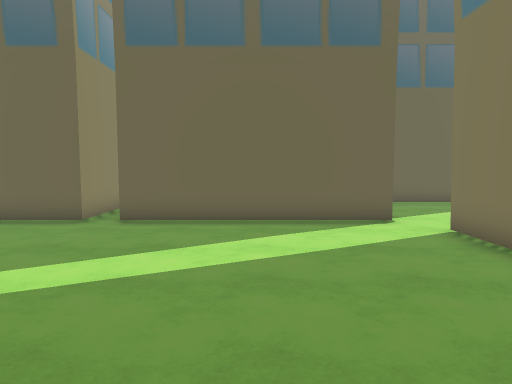
[1] (above)

24 first-person views from a walk through a scene from a Unity 3-D project. The camera is 1.5 m above the floor, tilts 4° down and sees 70° across. The floor is counted in squares, 1 m on a side. Each view is taken from the middle of a square. On the plan, view 1 faces up. The plan holds only what a view shows up to about 16 squares ahead; the rest is blank. The place goes on beyond the plan.

[2]
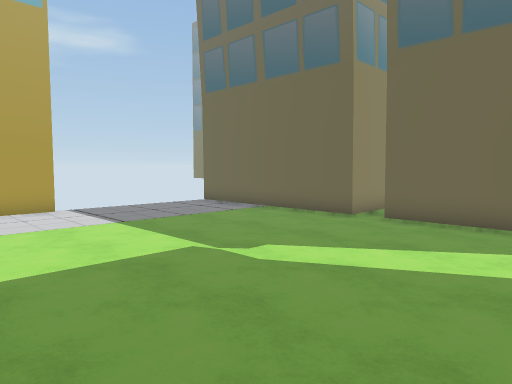

[3]
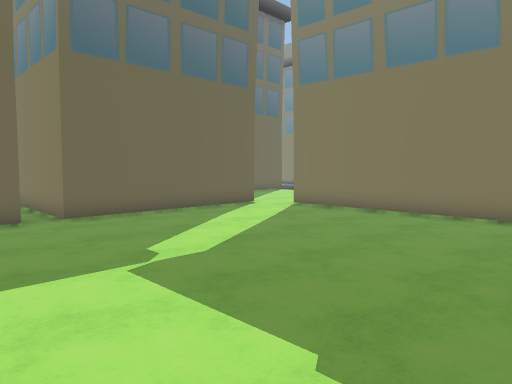

[4]
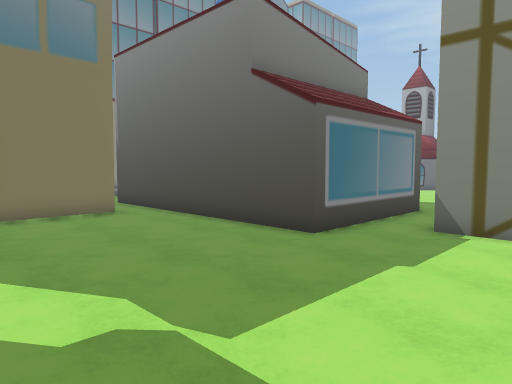

[5]
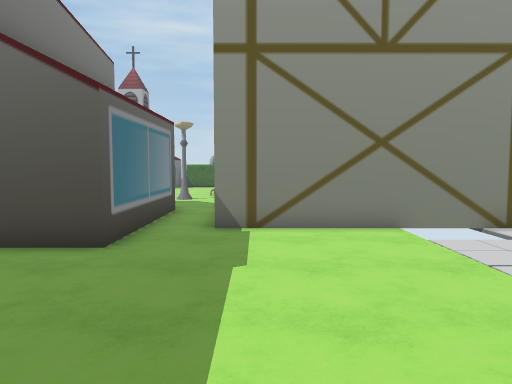

[6]
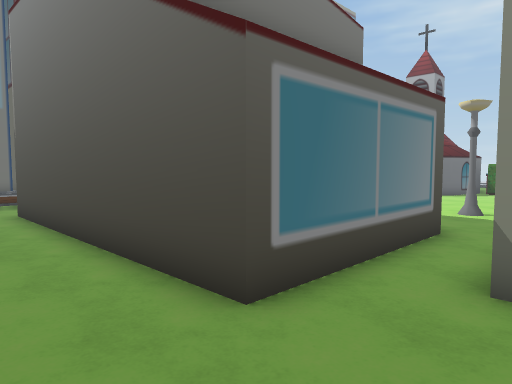

[7]
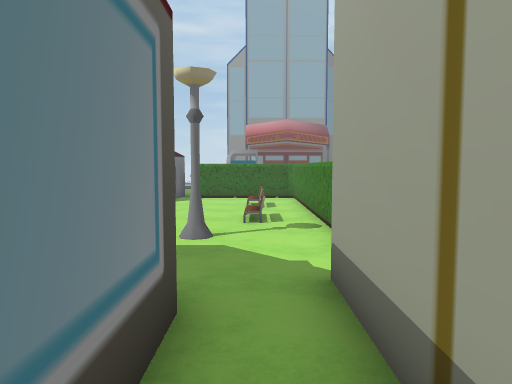

[8]
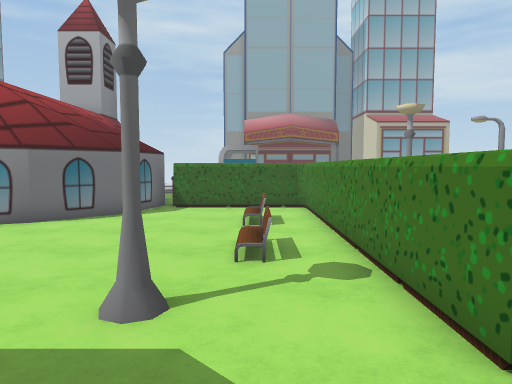

[9]
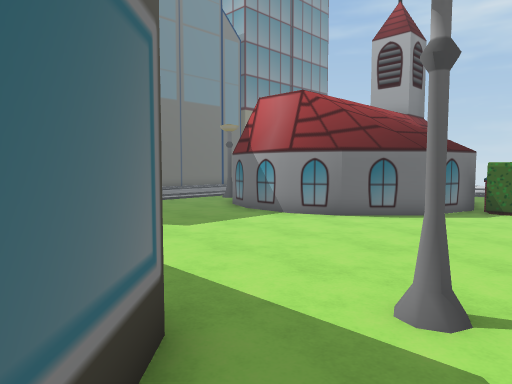

[10]
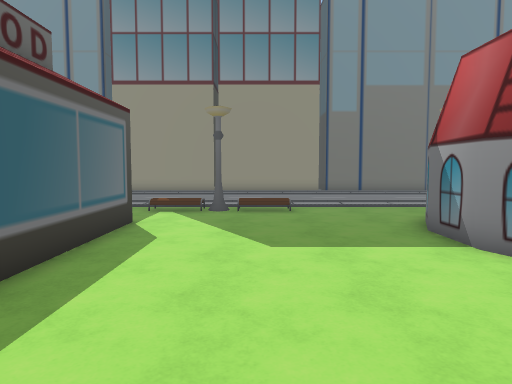

[11]
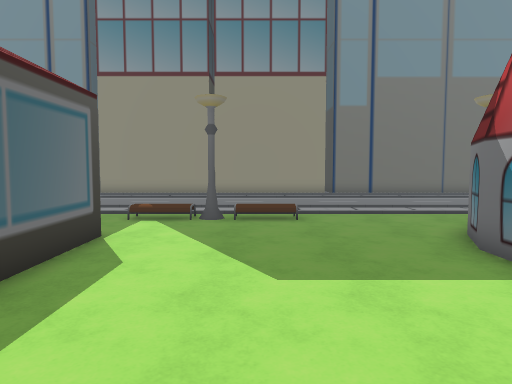

[12]
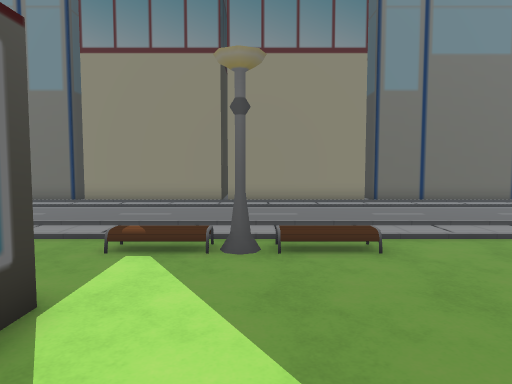

[13]
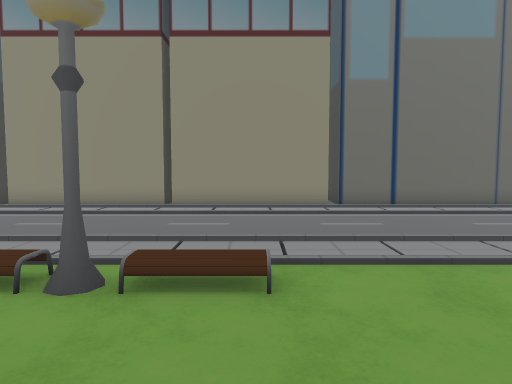

[14]
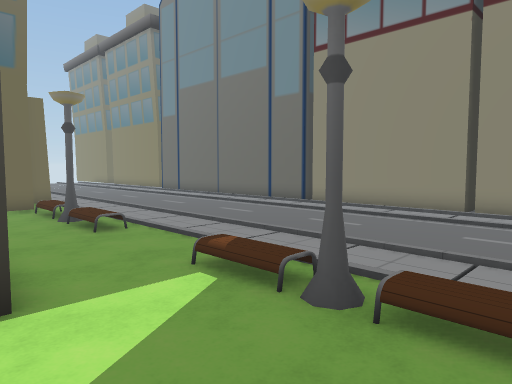

[15]
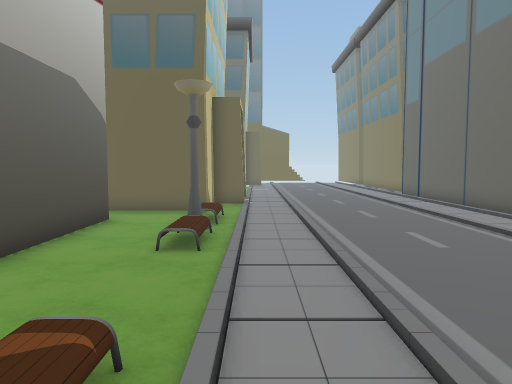

[16]
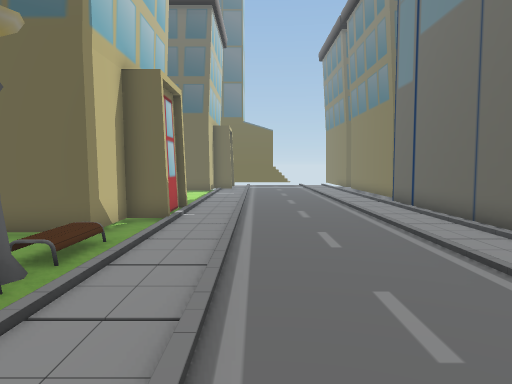

[17]
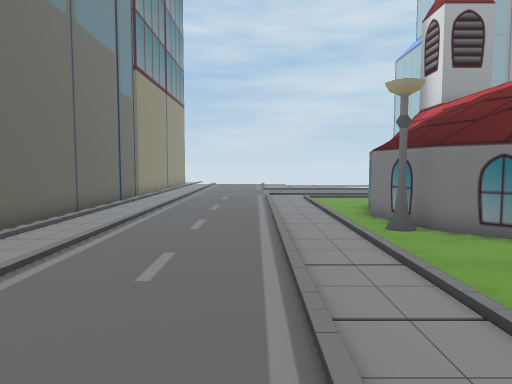

[18]
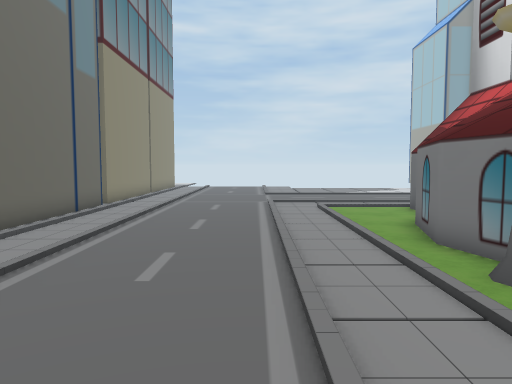

[19]
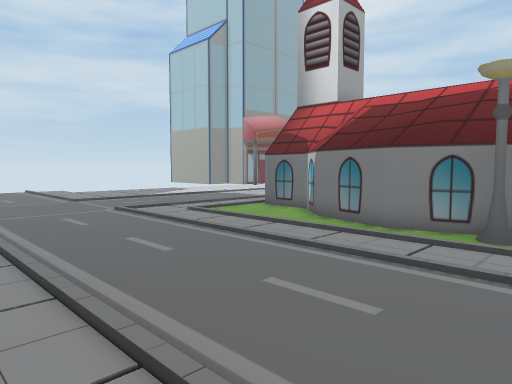

[20]
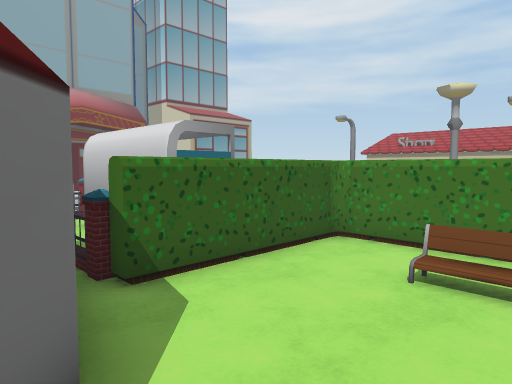

[21]
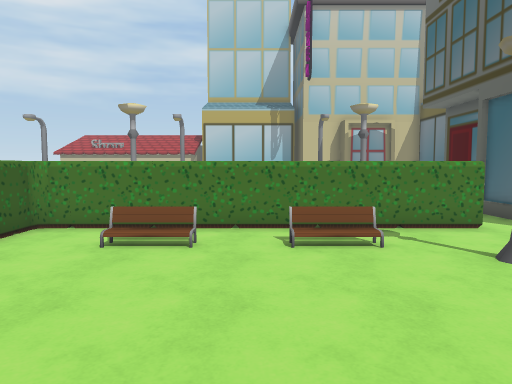

[22]
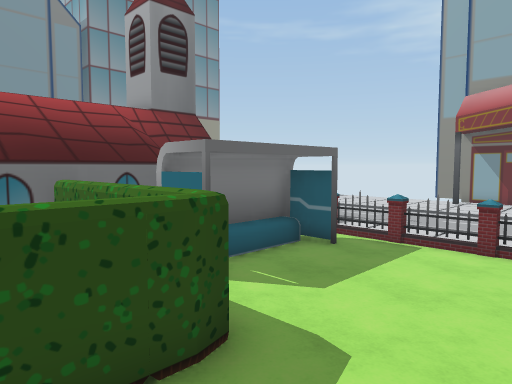

[23]
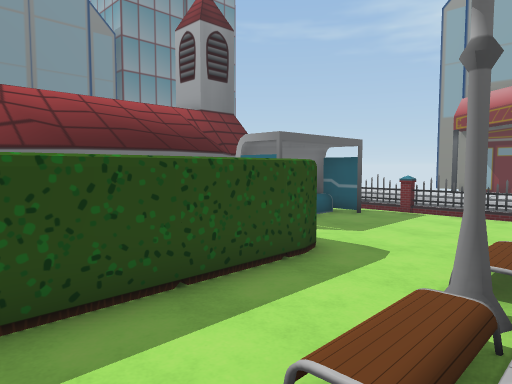

[24]
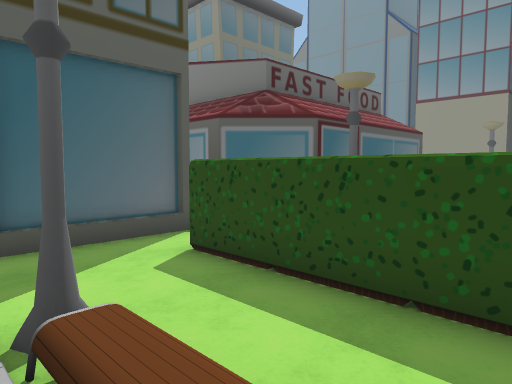

### Floor plan
Key: @ floor where view 1 was taken; # wall or solid block; . main floor; : floor 0.5 m higher than the main floor; S streetlight; F fence; B bench; O other object.
Columns run from 9 left of view 1 to 20 right of it. Each row starts with its distance up from view 1.
 12     #.#       ..
 11     #.#      ...
 10 O####.#######..
  9  ..............        ....  #
  8  .............#        ....  #
  7  .............#        ....  #
  6  .............#     #  ....  #
  5  .............#     #  ....  #
  4  .............#     #  ....  #
  3  .............#    ##  ....  #
  2  .............#    #.  ....  #
  1  .............######.  ....  #
  0  ........@...........  ....  #
 -1  ......###########...  ....  #
 -2  ......#         #.SS  ....  #
 -3 ######.#         #...  ....  #
 -4      #.#         #...  ....  #
 -5      #.#         #...  ....  #
 -6      #.#          ...  ....  #
 -7  #####.##         ...  ....  #
 -8  #......##  ######...  ....  #
 -9  ....................  ....  #
-10  ...F...............   ....  #
-11  S..F..S...........S.. ....  #
-12  S..F................  ....  #
-13   ..F.B..............  ....  #
-14   ..F.B..............  ....  #
-15 .  .F................  ....  #
-16   ..F........####....  ....  #
-17  :..F.B.....##  ##...  .... .#
-18  :..F......##    ##..  ....  #
-19  S..F.....##      ##S  ....  #
-20  O..F.....#        #.  ....  #
-21  O..FFFFFF#        #.  ....  #
-22   ....OOOF#        #.  ....  #
-23   .....OOF#       ##.  ....  #
-24   .....OO        ##..  ....  #
-25   .....OO        #...  ....  #
-26   ....OO.        #...  ....  #
-27  FFFFFFFF        #...  ....  #
-28                        ....  #

Positions as (right, up) in squares from view 1, and headings:
1: (0, 0), facing up
2: (1, 0), facing up-left
3: (-7, -1), facing up-right
4: (-7, 6), facing down-right
5: (-5, 6), facing down
6: (-5, 2), facing down-right
7: (-3, -3), facing down
8: (-3, -7), facing down
9: (-3, -7), facing down-right
10: (-2, -12), facing right
11: (0, -12), facing right
12: (4, -11), facing right
13: (6, -13), facing right
14: (7, -13), facing up-right
15: (12, -11), facing up
16: (14, -7), facing up
17: (14, -10), facing down
18: (14, -14), facing down
19: (19, -17), facing down-left
20: (2, -16), facing down-left
21: (4, -15), facing left
22: (-8, -18), facing down-right
23: (-9, -15), facing down-right
24: (-9, -15), facing up-right
